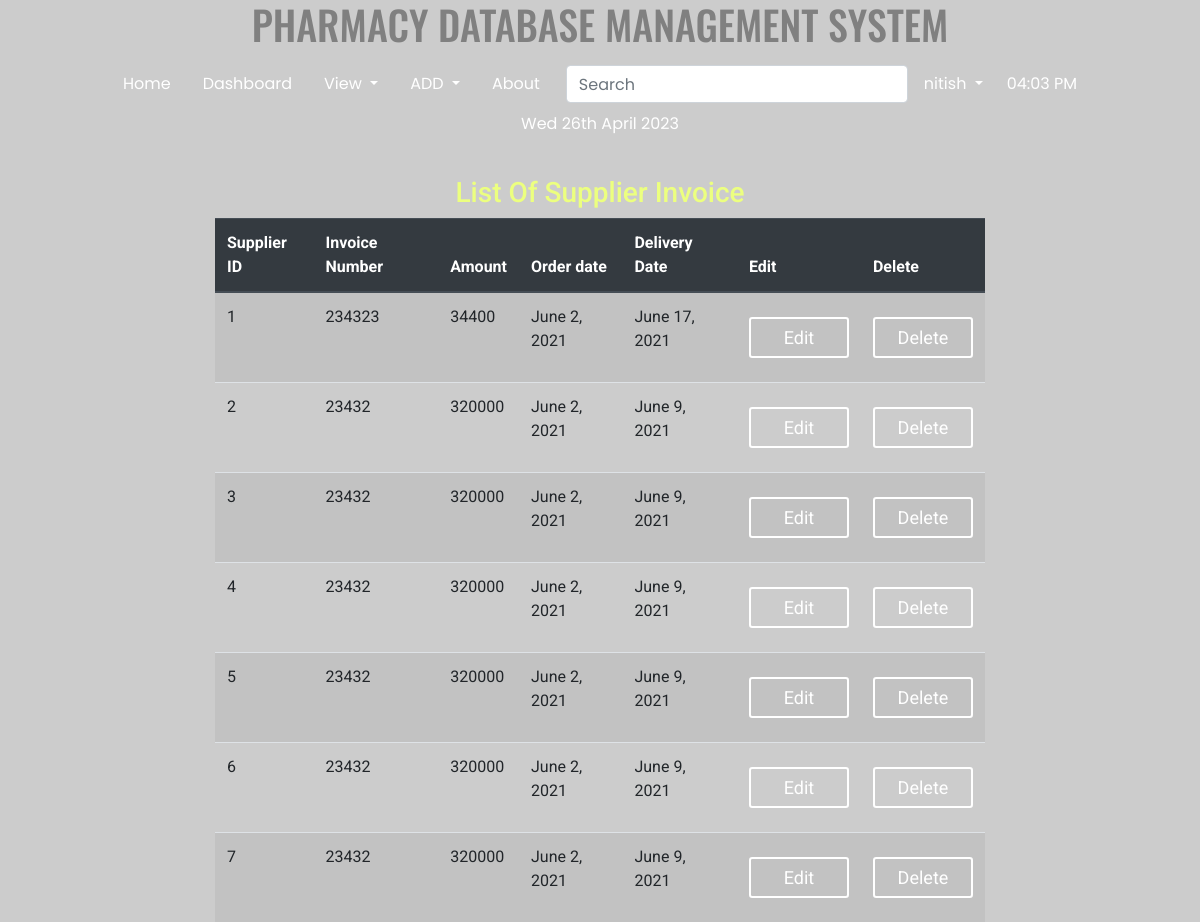
Page /supplier_invoice/ (signed in) on the committed database.
### home/models.py (models this page shows, shortened)
class SupplierInvoice(models.Model):
    invoice_number = models.IntegerField(default='')
    amount = models.IntegerField(default='')
    order_date = models.DateField()
    delivery_date = models.DateField()
    @staticmethod
    def get_all_supp_inv():
        return SupplierInvoice.objects.all()

### home/views.py (the view)
# urls.py: path('supplier_invoice/', views.supplier_invoice, name='supplier-invoice'),
def supplier_invoice(request):
    suppliers = SupplierInvoice.get_all_supp_inv()
    return render(request, 'home/supplier_invoice.html', {'suppliers': suppliers})

### templates/home/supplier_invoice.html (shortened to what this page needs)
{% extends 'basic.html' %}
{% block body %}
{% load static %}
{% load crispy_forms_tags %}
{% if user.is_authenticated %}
<div class="col-md-8 offset-md-2">
 <h3 class="text-center">List Of Supplier Invoice</h3>
<table class="table table-striped">
  <thead class="thead-dark">
    <tr>
      <th scope="col">Supplier ID</th>
      <th scope="col">Invoice Number</th>
      <th scope="col">Amount</th>
      <th scope="col">Order date</th>
      <th scope="col">Delivery Date</th>
      <th scope="col">Edit</th>
      <th scope="col">Delete</th>
    </tr>
  </thead>
  <tbody>
  {% for si in suppliers %}
    <tr>
      <td scope="row">{{si.id}}</td>
      <td>{{si.invoice_number}}</td>
      <td>{{si.amount}}</td>
      <td>{{si.order_date}}</td>
      <td>{{si.delivery_date}}</td>
      <td><a href="/empedit/{{si.id}}/"><button class="btn btn-primary btn-sm">Edit</button></a></td>
      <td>
        <form action="{% url 'home:delete_supp_inv' si.id %}" method="post">
          <input type="submit" class="btn btn-primary btn-sm" value="Delete">
        </form>
      </td>
    </tr>
    {% endfor %}
  </tbody>
</table>
</div>
<body style="
      width: 100%;
    height: 100vh;
    background: linear-gradient(rgba(0, 0, 0, 0.2), rgba(0, 0, 0, 0.2)), url('/static/images/bg2.jpg');
    background-size: cover;
    font-family: 'Roboto', sans-serif;
    ">
{% else %}
<h2>Please Log in to Create a Post</h2>
{% endif %}
{% endblock body %}

### templates/basic.html (shortened to what this page needs)
<!DOCTYPE html>
<html lang="en">
<head>
    <link rel="stylesheet" href="https://stackpath.bootstrapcdn.com/bootstrap/4.2.1/css/bootstrap.min.css"
 />
    {% load static %}
    <link href="{% static 'css/style.css'  %}" rel="stylesheet" />
</head>
    <h1 class="text-center" style="color: grey; font-family: 'Oswald', sans-serif;"> PHARMACY DATABASE MANAGEMENT SYSTEM</h1>
    <nav class="navbar navbar-expand-lg navbar-light" style="background: none; color: grey; text-color: grey; font-family: 'Poppins', sans-serif;">
        <div class="collapse navbar-collapse" id="navbarSupportedContent">
            <ul class="nav justify-content-center">
                <li class="nav-item {% block blogactive %} {% endblock blogactive %}">
                    <a class="nav-link" href="/">Home</a>
                </li>
                <li class="nav-item">
                    <a class="nav-link" href="/dashboard/">Dashboard</a>
                </li>
                <li class="nav-item dropdown">
                    <a class="nav-link dropdown-toggle" href="#" id="navbarDropdown" role="button"
                        data-toggle="dropdown" aria-haspopup="true" aria-expanded="false">
                        View
                    </a>
                </li>
                <li class="nav-item dropdown">
                    <a class="nav-link dropdown-toggle" href="#" id="navbarDropdown" role="button"
                        data-toggle="dropdown" aria-haspopup="true" aria-expanded="false">
                        ADD
                    </a>
                </li>
                <li class="nav-item {% block aboutactive %} {% endblock aboutactive %}">
                    <a class="nav-link" href="/about/">About</a>
                </li>
                {% if user.is_authenticated %}
                <ul class="navbar-nav">
                    <form method="post" action="/search/" class="form-inline my-2 my-lg-0">
                        <li>
                            <input class="form-control mr-sm-2" style="color: #26f1fb" type="search"
                                placeholder="Search" aria-label="Search" name="q" id="q" />
                        </li>
                    </form>
                    <li class="nav-item dropdown">
                        <a class="nav-link dropdown-toggle" href="#" id="navbarDropdown" role="button"
                            data-toggle="dropdown" aria-haspopup="true" aria-expanded="false">
                            {{request.user}}
                        </a>
                    </li>
                </ul>
                {% else %}
                <li class="nav-item {% block login %} {% endblock login %}">
                    <a class="nav-link" href="{% url 'home:login' %}">Login</a>
                </li>
                {% endif %}
                <li class="nav-item">
                    <a class="nav-link" href="">{% now "h:i A" as current_time %} {{ current_time|center:"150" }}</a>
                </li>
                <li class="nav-item">
                    <a class="nav-link" href="">{% now "D jS F Y" %}</a>
                </li>
            </ul>
        </div>
    </nav>
    <br />
    {% block body %} {% endblock %} {% block js %} {% endblock %}
</body>
</html>

### static/css/style.css (style rules this page uses)
body { margin: 0; padding: 0; font-family: sens-serif; height: 100vh; }
.nav, .collapse { width: 100%; }
.navbar .nav .nav-item .nav-link:link, .navbar .nav .nav-item .nav-link:visited { color: #fff; text-align: center; }
* { padding: 0; margin: 0; border-radius: border-box; }
input { width: 100%; border: none; outline: none; background: none; color: white; float: left; margin: 0 10px; font-size: 18px; }
.btn { width: 100px; background: none; border: 2px solid #fff; color: white; padding: 5px; font-size: 18px; cursor: pointer; margin: 12px 0; }
.col-md-6, .col-md-7, .col-md-8, .col-md-9, .col-md-10 { background: none; color: white; }
h1, h2, h3, h4, h5, h6 { background: none; color: rgb(236, 255, 127); }

### rows in the picture
SupplierInvoice: id "1", invoice_number "234323", amount "34400", order_date "June 2, 2021", delivery_date "June 17, 2021"
SupplierInvoice: id "2", invoice_number "23432", amount "320000", order_date "June 2, 2021", delivery_date "June 9, 2021"
SupplierInvoice: id "3", invoice_number "23432", amount "320000", order_date "June 2, 2021", delivery_date "June 9, 2021"
SupplierInvoice: id "4", invoice_number "23432", amount "320000", order_date "June 2, 2021", delivery_date "June 9, 2021"
SupplierInvoice: id "5", invoice_number "23432", amount "320000", order_date "June 2, 2021", delivery_date "June 9, 2021"
SupplierInvoice: id "6", invoice_number "23432", amount "320000", order_date "June 2, 2021", delivery_date "June 9, 2021"
SupplierInvoice: id "7", invoice_number "23432", amount "320000", order_date "June 2, 2021", delivery_date "June 9, 2021"

### other values in the picture
{{ request.user }} "nitish"
{{ current_time|center:"150" }} "04:03 PM"
